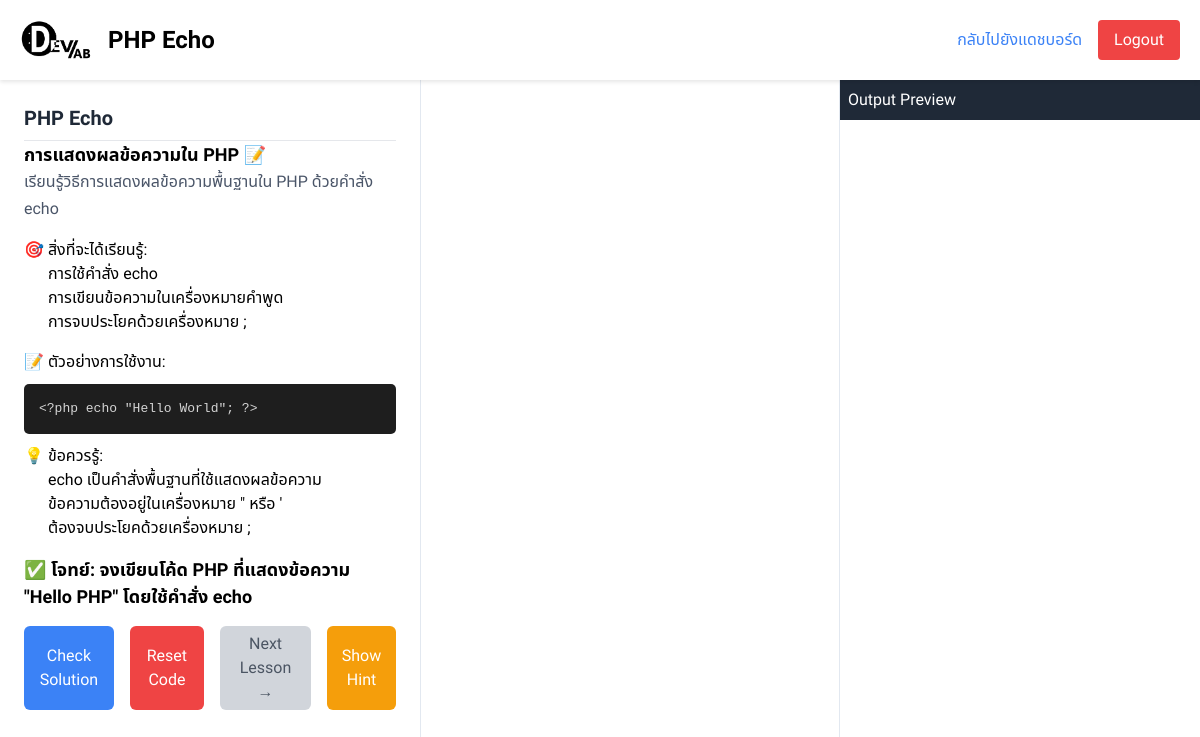
Page /php_lesson.php?lesson=42 (signed in) on the committed database.
### tables this page shows
CREATE TABLE `lessons` (
  `id` int(11) NOT NULL,
  `language` varchar(20) NOT NULL,
  `title` varchar(100) NOT NULL,
  `description` text DEFAULT NULL,
  `expected_output` text DEFAULT NULL,
  `hint` text DEFAULT NULL,
  `order_num` int(11) NOT NULL
);

### lesson_data.php (called while the page is built, shortened)
<?php
function getLesson($pdo, $language, $lesson_id) {
    $stmt = $pdo->prepare("SELECT * FROM lessons WHERE language = ? AND id = ?");
    $stmt->execute([$language, $lesson_id]);
    return $stmt->fetch(PDO::FETCH_ASSOC);
}
?>

### php_lesson.php (the view, shortened to what this page needs)
<?php
require_once 'config.php';
require_once 'lesson_data.php';
$language = 'php';
$lesson_id = (int)($_GET['lesson'] ?? 41);
$lesson = getLesson($pdo, $language, $lesson_id);
?>
<!DOCTYPE html>
<html>
<head>
    <link href="https://cdn.jsdelivr.net/npm/tailwindcss@2.2.19/dist/tailwind.min.css" rel="stylesheet">
</head>
<body>
    <div class="main-container">
        <header class="header">
            <div class="flex justify-between items-center p-5">
                <div class="flex items-center">
                    <a href="dashboard.php">
                        <img src="img/devlab.png" alt="DevLab Logo" class="h-10 mr-4">
                    </a>
                    <h1 class="text-2xl font-bold"><?php echo htmlspecialchars($lesson['title']); ?></h1>
                </div>
                <div class="flex items-center gap-4">
                    <a href="dashboard_php_detail.php" class="text-blue-500 hover:text-blue-700">กลับไปยังแดชบอร์ด</a>
                    <a href="logout.php" class="bg-red-500 text-white px-4 py-2 rounded hover:bg-red-600">Logout</a>
                </div>
            </div>
        </header>
        <div class="content-wrapper">
            <div class="sidebar">
                <h2 class="text-xl font-bold text-gray-800 border-b pb-2"><?php echo htmlspecialchars($lesson['title']); ?></h2>
                <div class="lesson-content">
                    <?php echo $lesson['description']; ?>
                </div>
                <div class="mt-4 flex justify-center gap-4">
                    <button id="checkSolutionBtn"
                            class="bg-blue-500 text-white py-1.5 px-3 rounded-md hover:bg-blue-600">
                        Check Solution
                    </button>
                    <button id="resetCodeBtn"
                            class="bg-red-500 text-white py-1.5 px-3 rounded-md hover:bg-red-600">
                        Reset Code
                    </button>
                    <button id="nextLesson"
                            class="bg-gray-300 text-gray-600 py-1.5 px-3 rounded-md cursor-not-allowed"
                            disabled>
                        Next Lesson →
                    </button>
                    <button id="showHintBtn"
                            class="bg-yellow-500 text-white py-1.5 px-3 rounded-md hover:bg-yellow-600">
                        Show Hint
                    </button>
                </div>
            </div>
            <div class="editor-section">
                <div id="editor" class="h-full"></div>
            </div>
            <div class="preview-section">
                <div class="bg-gray-800 text-white p-2">Output Preview</div>
                <div id="output" class="w-full h-full p-4 font-mono text-sm overflow-auto"></div>
            </div>
        </div>
    </div>
</body>
</html>

### php_lesson.php (style rules this page uses)
:root { --font-thai: 'IBM Plex Sans Thai', 'Noto Sans Thai', sans-serif; --font-english: 'IBM Plex Sans', 'Noto Sans', sans-serif; }
body { font-family: var(--font-thai); margin: 0; padding: 0; height: 100vh; overflow: hidden; }
.main-container { display: flex; flex-direction: column; height: 100vh; }
.header { position: sticky; top: 0; z-index: 50; background-color: white; box-shadow: 0 2px 4px rgba(0, 0, 0, 0.1); }
.content-wrapper { display: flex; flex: 1; overflow: hidden; }
.sidebar { width: 35%; overflow-y: auto; background-color: white; padding: 1.5rem; }
.editor-section { width: 35%; border-left: 1px solid #e2e8f0; border-right: 1px solid #e2e8f0; }
.preview-section { width: 30%; }
.lesson-content p { margin-bottom: 1rem; line-height: 1.7; color: #4a5568; }
.lesson-content ul, .lesson-content ol { margin-left: 1.5rem; margin-bottom: 1rem; }
h3 { font-size: 18px; font-weight: 700; }
.code-example { background-color: #1e1e1e; color: #d4d4d4; padding: 15px; border-radius: 5px; font-family: monospace; margin: 10px 0; line-height: 1.5; }

### rows in the picture
lessons: title "PHP Echo", description "การแสดงผลข้อความใน PHP 📝 เรียนรู้วิธีการแสดงผลข้อความพื้นฐานใน PHP ด้วยคำสั่ง echo 🎯 สิ่งที่จะได้เรียนรู้: การใช้คำสั่ง echo การเขียนข้อความในเครื่องหมายคำพูด การจบประโยคด้วยเครื่องหมาย ; 📝 ตัวอย่างการใช้งาน: <?php echo \"Hello World\"; ?> 💡 ข้อควรรู้: echo เป็นคำสั่งพื้นฐานที่ใช้แสดงผลข้อความ ข้อความต้องอยู่ในเครื่องหมาย \" หรือ ' ต้องจบประโยคด้วยเครื่องหมาย ; ✅ โจทย์: จงเขียนโค้ด PHP ที่แสดงข้อความ \"Hello PHP\" โดยใช้คำสั่ง echo"
